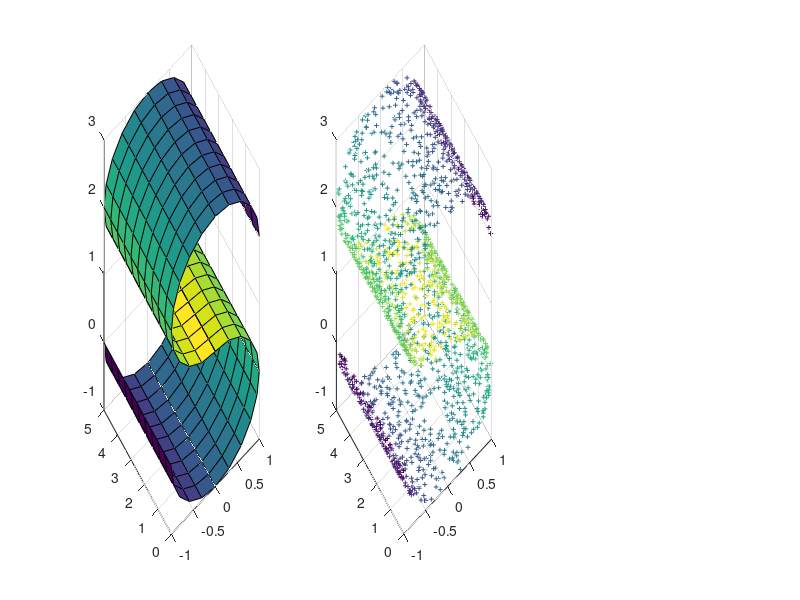

This chart was generated by the following MATLAB code: (Note: this script raises an error after producing the figure.)
% S-CURVE DATASET

  N=2000;
  K=12;
  d=2; 
  
% PLOT TRUE MANIFOLD
  tt = [-1:0.1:0.5]*pi; 
  uu = fliplr(tt); 
  hh = [0:0.1:1]*5;
  xx = [cos(tt) -cos(uu)]'*ones(size(hh));
  yy = ones(size([tt uu]))'*hh;
  zz = [sin(tt) 2-sin(uu)]'*ones(size(hh));
  cc = [tt uu]' * ones(size(hh));

  subplot(1,3,1);
  surf(xx,yy,zz,cc);

% GENERATE SAMPLED DATA
    
  angle = pi*(1.5*rand(1,N/2)-1); 
  angle_lr = fliplr(angle);
  height = 5*rand(1,N);
  X = [[cos(angle), -cos(angle_lr)]; height; [ sin(angle), 2-sin(angle_lr)]];

% SCATTERPLOT OF SAMPLED DATA
  subplot(1,3,2);
  scatter3(X(1,:),X(2,:),X(3,:),12,[angle angle_lr],'+');

% RUN LLE ALGORITHM
Y=lle(X,K,d);

% SCATTERPLOT OF EMBEDDING
  subplot(1,3,3); cla;
  scatter(Y(1,:),Y(2,:),12,[angle angle_lr],'+');
  

